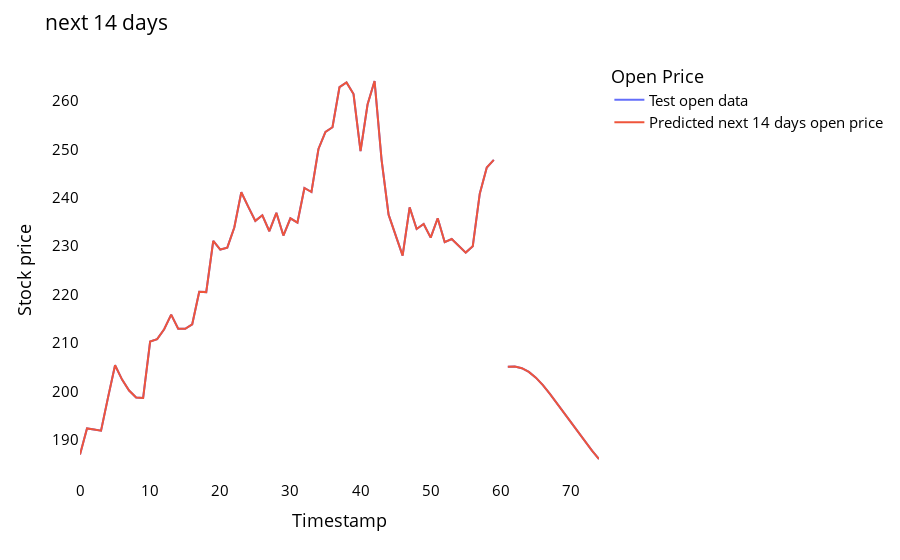

The code cell stored with this chart in its notebook:
### Code cell
import plotly.express as px
from itertools import cycle

def plot14nextday(y_test_open,predict_14_day):
    temp_mat = np.empty((60+14+1,1))
    temp_mat[:] = np.nan
    temp_mat = temp_mat.reshape(1,-1).tolist()[0]

    last_original_days_value = temp_mat
    next_predicted_days_value = temp_mat

    last_original_days_value[0:+1] = y_test_open[len(y_test_open)-60:].reshape(1,-1).tolist()[0]
    next_predicted_days_value[60+1:] = predict_14_day[:,0].reshape(-1,1).reshape(1,-1).tolist()[0]
    new_pred_plot = pd.DataFrame({
        'last_original_days_value':last_original_days_value,
        'next_predicted_days_value':next_predicted_days_value
    })
    names = cycle(['Test open data','Predicted next 14 days open price'])

    fig = px.line(new_pred_plot,x=new_pred_plot.index, y=[new_pred_plot['last_original_days_value'],
                                                          new_pred_plot['next_predicted_days_value']],
                  labels={'value': 'Stock price','index': 'Timestamp'})
    fig.update_layout(title_text='next 14 days',
                      plot_bgcolor='white', font_size=15, font_color='black', legend_title_text='Open Price')
    fig.for_each_trace(lambda t:  t.update(name = next(names)))

    fig.update_xaxes(showgrid=False)
    fig.update_yaxes(showgrid=False)
    fig.show()
    
plot14nextday(y_test_open,predict_14_day)

### Figure 1 — Plotly figure (JSON) as saved in the notebook; plotly's stock layout.template omitted (floating-point values rounded to 4 significant figures)
{"data": [{"hovertemplate": "variable=last_original_days_value<br>Timestamp=%{x}<br>Stock price=%{y}<extra></extra>", "legendgroup": "last_original_days_value", "line": {"color": "#636efa", "dash": "solid"}, "marker": {"symbol": "circle"}, "mode": "lines", "name": "Test open data", "orientation": "v", "showlegend": true, "type": "scatter", "x": [0, 1, 2, 3, 4, 5, 6, 7, 8, 9, 10, 11, 12, 13, 14, 15, 16, 17, 18, 19, 20, 21, 22, 23, 24, 25, 26, 27, 28, 29, 30, 31, 32, 33, 34, 35, 36, 37, 38, 39, 40, 41, 42, 43, 44, 45, 46, 47, 48, 49, 50, 51, 52, 53, 54, 55, 56, 57, 58, 59, 60, 61, 62, 63, 64, 65, 66, 67, 68, 69, 70, 71, 72, 73, 74], "xaxis": "x", "y": [186.9, 192.3, 192.1, 191.9, 198.7, 205.4, 202.4, 200.2, 198.7, 198.6, 210.3, 210.8, 212.8, 215.9, 212.9, 212.9, 213.9, 220.6, 220.5, 231.1, 229.3, 229.7, 233.9, 241.2, 238.1, 235.2, 236.4, 233.1, 236.9, 232.2, 235.8, 234.9, 242.1, 241.2, 250.1, 253.7, 254.6, 262.9, 263.9, 261.5, 249.7, 259.3, 264.2, 247.9, 236.5, 232.0, 228.1, 238.0, 233.6, 234.6, 231.8, 235.8, 230.9, 231.5, 230.1, 228.7, 230.0, 240.9, 246.3, 247.9, null, 205.1, 205.1, 204.8, 204.0, 202.8, 201.3, 199.5, 197.5, 195.5, 193.4, 191.4, 189.5, 187.7, 186.0], "yaxis": "y"}, {"hovertemplate": "variable=next_predicted_days_value<br>Timestamp=%{x}<br>Stock price=%{y}<extra></extra>", "legendgroup": "next_predicted_days_value", "line": {"color": "#EF553B", "dash": "solid"}, "marker": {"symbol": "circle"}, "mode": "lines", "name": "Predicted next 14 days open price", "orientation": "v", "showlegend": true, "type": "scatter", "x": [0, 1, 2, 3, 4, 5, 6, 7, 8, 9, 10, 11, 12, 13, 14, 15, 16, 17, 18, 19, 20, 21, 22, 23, 24, 25, 26, 27, 28, 29, 30, 31, 32, 33, 34, 35, 36, 37, 38, 39, 40, 41, 42, 43, 44, 45, 46, 47, 48, 49, 50, 51, 52, 53, 54, 55, 56, 57, 58, 59, 60, 61, 62, 63, 64, 65, 66, 67, 68, 69, 70, 71, 72, 73, 74], "xaxis": "x", "y": [186.9, 192.3, 192.1, 191.9, 198.7, 205.4, 202.4, 200.2, 198.7, 198.6, 210.3, 210.8, 212.8, 215.9, 212.9, 212.9, 213.9, 220.6, 220.5, 231.1, 229.3, 229.7, 233.9, 241.2, 238.1, 235.2, 236.4, 233.1, 236.9, 232.2, 235.8, 234.9, 242.1, 241.2, 250.1, 253.7, 254.6, 262.9, 263.9, 261.5, 249.7, 259.3, 264.2, 247.9, 236.5, 232.0, 228.1, 238.0, 233.6, 234.6, 231.8, 235.8, 230.9, 231.5, 230.1, 228.7, 230.0, 240.9, 246.3, 247.9, null, 205.1, 205.1, 204.8, 204.0, 202.8, 201.3, 199.5, 197.5, 195.5, 193.4, 191.4, 189.5, 187.7, 186.0], "yaxis": "y"}], "layout": {"font": {"color": "black", "size": 15}, "legend": {"title": {"text": "Open Price"}, "tracegroupgap": 0}, "margin": {"t": 60}, "plot_bgcolor": "white", "title": {"text": "next 14 days"}, "xaxis": {"anchor": "y", "domain": [0, 1], "showgrid": false, "title": {"text": "Timestamp"}}, "yaxis": {"anchor": "x", "domain": [0, 1], "showgrid": false, "title": {"text": "Stock price"}}}}
